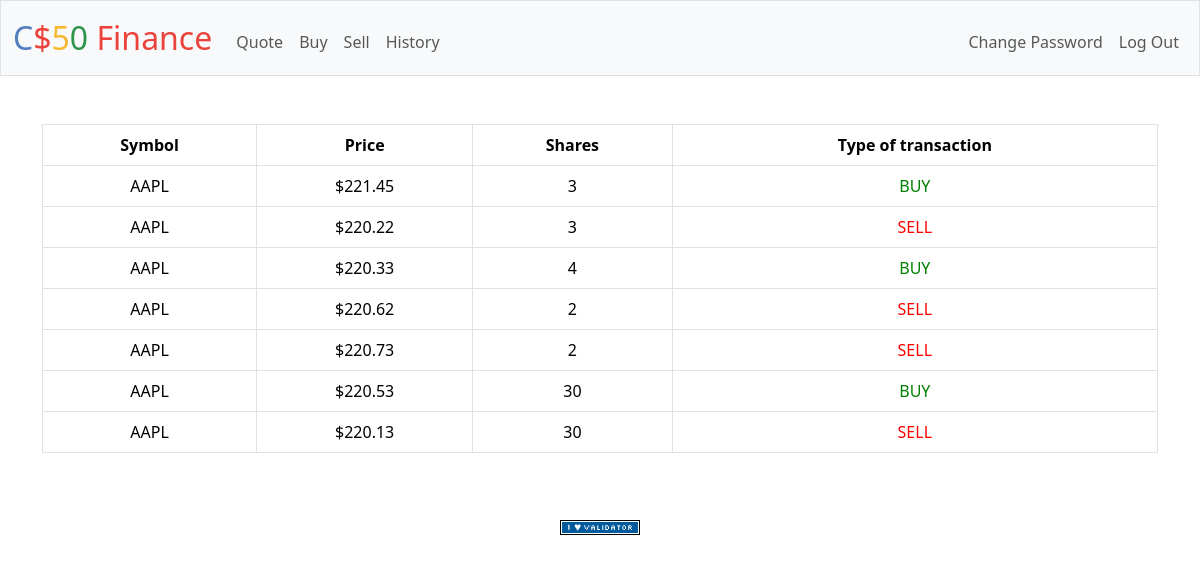
Screenshot of /history (signed in) with the database file from the repository.
### tables this page shows
CREATE TABLE transactions (
	id integer not null primary key,
    user_id integer not null,
    symbol text not null,
    price numeric not null,
    shares integer not null,
    type text not null,
    foreign key (user_id) references users(id)
);

### app.py (the view)
@app.route("/history")
@login_required
def history():
    historic = db.execute("SELECT symbol, price, shares, type FROM transactions WHERE user_id = ?", session["user_id"])
    return render_template("history.html", historic=historic)

### app.py (called while the page is built)
@app.after_request
def after_request(response):
    response.headers["Cache-Control"] = "no-cache, no-store, must-revalidate"
    response.headers["Expires"] = 0
    response.headers["Pragma"] = "no-cache"
    return response

### helpers.py (called while the page is built)
def login_required(f):
    @wraps(f)
    def decorated_function(*args, **kwargs):
        if session.get("user_id") is None:
            return redirect("/login")
        return f(*args, **kwargs)
    return decorated_function

def usd(value):
    return f"${value:,.2f}"

### templates/history.html (shortened to what this page needs)
{% extends "layout.html" %}
{% block main %}
    <table class="table table-bordered">
        <thead>
            <tr>
                <th>Symbol</th>
                <th>Price</th>
                <th>Shares</th>
                <th>Type of transaction</th>
            </tr>
        </thead>
        <tbody>
            {% for item in historic %}
            <tr>
                <td>{{ item["symbol"] }}</td>
                <td>{{ item["price"] | usd }}</td>
                <td>{{ item["shares"] }}</td>
                {% if item["type"] == "BUY" %}
                <td style="color: green">{{ item["type"] }}</td>
                {% else %}
                <td style="color: red">{{ item["type"] }}</td>
                {% endif %}
            </tr>
            {% endfor %}
        </tbody>
    </table>
{% endblock %}

### templates/layout.html (shortened to what this page needs)
<!DOCTYPE html>
<html lang="en">
    <head>
        <link href="https://cdn.jsdelivr.net/npm/bootstrap@5.3.3/dist/css/bootstrap.min.css" rel="stylesheet">
        <link href="/static/styles.css" rel="stylesheet">
    </head>
    <body>
        <nav class="bg-light border navbar navbar-expand-md navbar-light">
            <div class="container-fluid">
                <a class="navbar-brand" href="/"><span class="blue">C</span><span class="red">$</span><span class="yellow">5</span><span class="green">0</span> <span class="red">Finance</span></a>
                <div class="collapse navbar-collapse" id="navbar">
                    {% if session["user_id"] %}
                        <ul class="navbar-nav me-auto mt-2">
                            <li class="nav-item"><a class="nav-link" href="/quote">Quote</a></li>
                            <li class="nav-item"><a class="nav-link" href="/buy">Buy</a></li>
                            <li class="nav-item"><a class="nav-link" href="/sell">Sell</a></li>
                            <li class="nav-item"><a class="nav-link" href="/history">History</a></li>
                        </ul>
                        <ul class="navbar-nav ms-auto mt-2">
                            <li class="nav-item"><a class="nav-link" href="/password">Change Password</a></li>
                            <li class="nav-item"><a class="nav-link" href="/logout">Log Out</a></li>
                        </ul>
                    {% else %}
                        <ul class="navbar-nav ms-auto mt-2">
                            <li class="nav-item"><a class="nav-link" href="/register">Register</a></li>
                            <li class="nav-item"><a class="nav-link" href="/login">Log In</a></li>
                        </ul>
                    {% endif %}
                </div>
            </div>
        </nav>
        <main class="container py-5 text-center">
            {% block main %}{% endblock %}
        </main>
        <footer class="mb-5">
            <form action="https://validator.w3.org/check" class="text-center" enctype="multipart/form-data" method="post" target="_blank">
                <input alt="Validate" src="/static/I_heart_validator.png" type="image">
            </form>
        </footer>
    </body>
</html>

### static/styles.css (style rules this page uses)
nav .navbar-brand { font-size: xx-large; }
nav .navbar-brand .blue { color: #537fbe; }
nav .navbar-brand .red { color: #ea433b; }
nav .navbar-brand .yellow { color: #f5b82e; }
nav .navbar-brand .green { color: #2e944b; }

### rows the page displays
transactions: symbol "AAPL", price "$221.45", shares "3", type "BUY"
transactions: symbol "AAPL", price "$220.22", shares "3", type "SELL"
transactions: symbol "AAPL", price "$220.33", shares "4", type "BUY"
transactions: symbol "AAPL", price "$220.62", shares "2", type "SELL"
transactions: symbol "AAPL", price "$220.73", shares "2", type "SELL"
transactions: symbol "AAPL", price "$220.53", shares "30", type "BUY"
transactions: symbol "AAPL", price "$220.13", shares "30", type "SELL"
